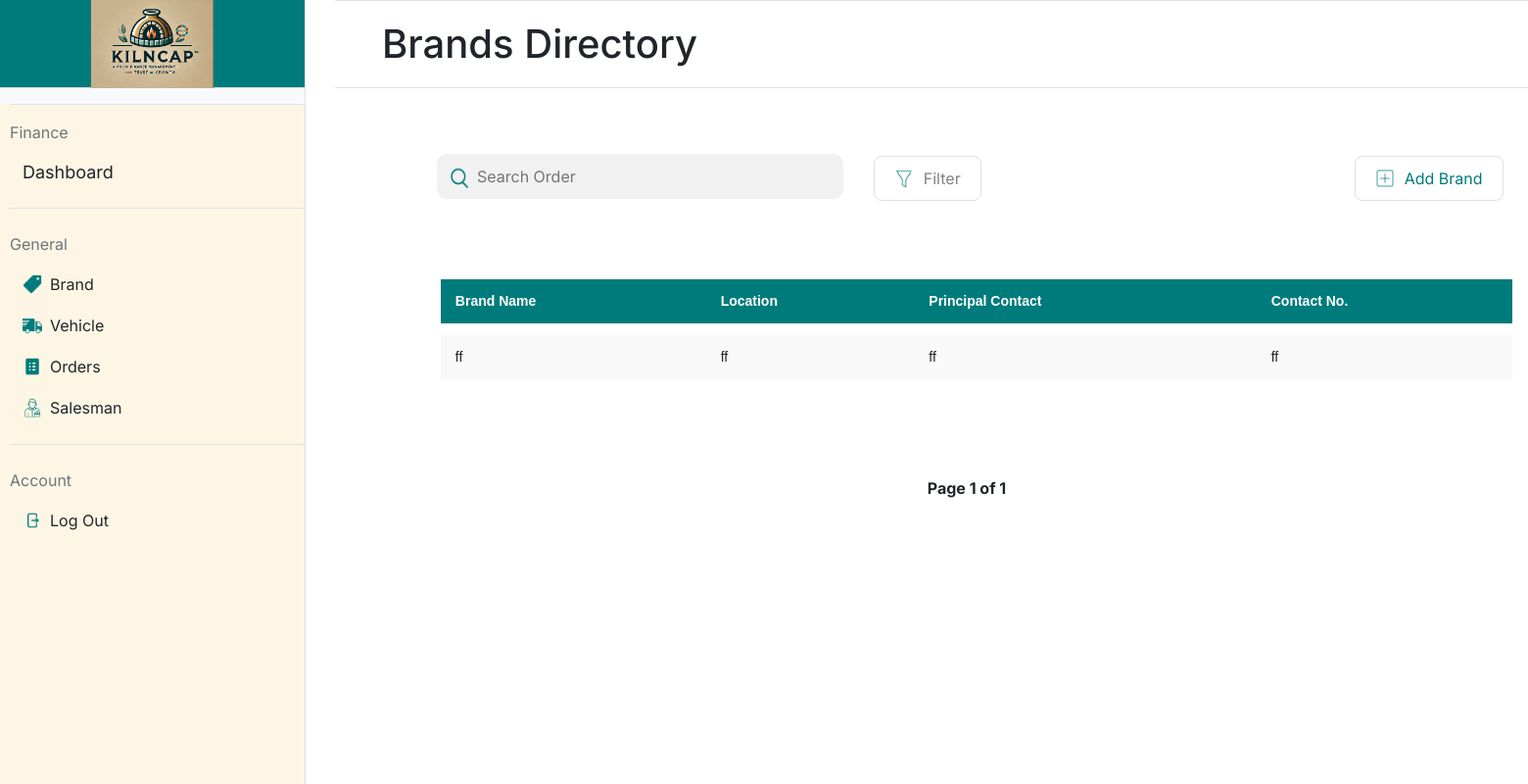
The page /brand on the database as committed earlier.
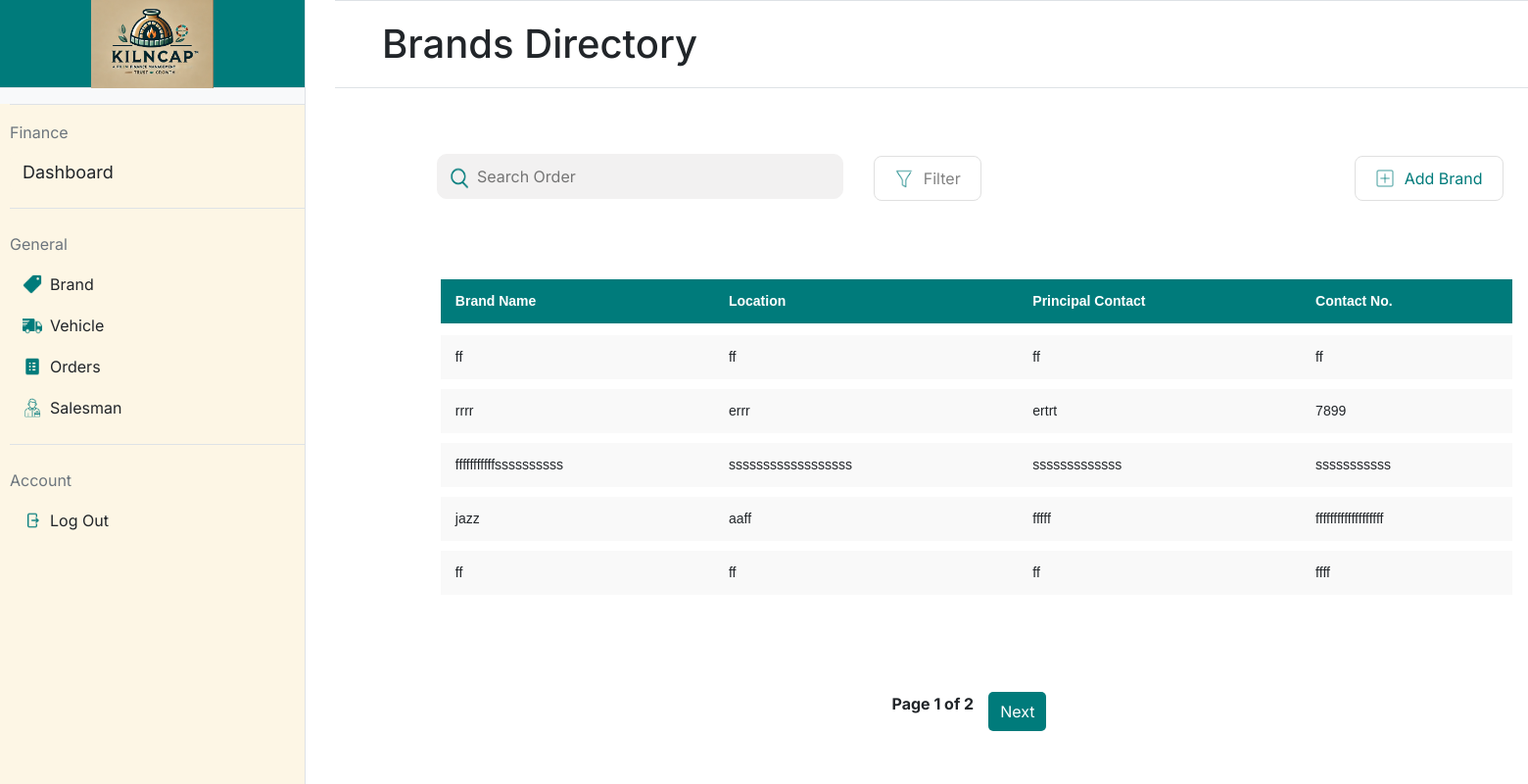
The same page on the database as committed later.
### app.py (models this page shows, shortened)
class Brand(db.Model):
    __tablename__ = 'brands'
    id = db.Column(db.Integer, primary_key=True, autoincrement=True)
    name = db.Column(db.String(30), nullable=False)
    location = db.Column(db.String(100), nullable=False)
    contact_no = db.Column(db.String(12), unique=True, nullable=False)
    principal_contact = db.Column(db.String(12), nullable=False)
    brick_types = db.relationship('BrickType', backref='brand', cascade="all, delete-orphan")

### app.py (the view)
@app.route('/brand', methods=['GET'])
def brand():
    page = request.args.get('page', 1, type=int)  # Get the current page number from the URL query parameter
    per_page = 5  # Number of brands to display per page
    brands_paginated = Brand.query.paginate(page=page, per_page=per_page)  # Query the brands with pagination
    return render_template('brand.html', brands=brands_paginated.items, pagination=brands_paginated)

### templates/brand.html (shortened to what this page needs)
{% extends "base.html" %}
{% block title %}
<link rel="stylesheet" href="static/brand.css">
{% endblock %}
{% block mainheading %}
Brands Directory
{% endblock %}
{% block maincontent %}
<div>
    <table style="padding-left: 5.5%;">
        <form action="{{ url_for('brand_list_buttons') }}" method="post">
            <td style="width:40%; padding-left: 85px;">
                    <div style="position: relative; width: 100%;">
                        <img src="/static/icons/search-icon.png"
                             alt="Search Icon"
                             style="position: absolute; left: 7px; top: 60%; transform: translateY(-50%); width: 30px; height: 30px;">
                        <input type="text"
                               placeholder="Search Order"
                               style="width: 100%; padding-left: 40px;">
                    </div>
                </td>
            <td style="width:10%;padding-left: 30px;padding-top:15px">
                <button class="styled-button" name="button"
                    value="filter_brand">
                    <img src="/static/icons/filter-icon.png" alt="Icon"
                        class="button-icon">
                    Filter
                </button>
            </td>
            <td style="padding-left: 380px;padding-top:15px">
                <button class="styled-button" name="button" value="add_brand">
                    <img src="/static/icons/add-icon.png" alt="Icon"
                        class="button-icon">
                    <div style="color:#007B7B">Add Brand</div>
                </button>
            </td>
        </form>
    </table>
    <div style="padding: 5.5%;">
        <table class="styled-table"
            style="padding-left: 20px; width: 100%; border-collapse: separate; border-spacing: 0 10px;">
            <thead>
                <tr>
                    <th>Brand Name</th>
                    <th>Location</th>
                    <th>Principal Contact</th>
                    <th>Contact No.</th>
                </tr>
            </thead>
            <tbody>
                {% for brand in brands %}
                <tr
                    data-url="{{ url_for('brand_details', brand_id=brand.id) }}"
                    onclick="redirectToDetails(this)" style="cursor: pointer;">
                    <td>{{ brand.name }}</td>
                    <td>{{ brand.location }}</td>
                    <td>{{ brand.principal_contact }}</td>
                    <td>{{ brand.contact_no }}</td>
                </tr>
                {% endfor %}
            </tbody>
        </table>
    </div>
    <div class="pagination">
        <span>Page {{ pagination.page }} of {{ pagination.pages }}</span>
        {% if pagination.has_next %}
        <a href="{{ url_for('brand', page=pagination.next_num) }}">Next</a>
        {% endif %}
    </div>
</div>
{% endblock %}

### templates/base.html (shortened to what this page needs)
<!DOCTYPE html>
<html lang="en">
<head>
    <link href="https://cdn.jsdelivr.net/npm/bootstrap@5.3.2/dist/css/bootstrap.min.css" rel="stylesheet">
    <link rel="stylesheet" href="{{ url_for('static', filename='styles.css') }}">
    {% block title %}{% endblock %}
</head>
<body class="pt-5">
    <div class="d-flex">
        <div class="sidebar bg-light border-end" style="width: 20%; min-height: 100vh;">
            <div id="logo_portion" class="text-center py-3 border-bottom">
                <img src="{{ url_for('static', filename='images/logo.png') }}" alt="Logo" style="height: 90px;">
            </div>
            <div id="sidebar_buttons" class="mt-3">
                <form action="{{ url_for('sidebar_buttons') }}" method="post">
                    <div class="mb-4 border-top border-bottom py-3">
                        <div class="text-secondary mb-2">Finance</div>
                        <button type="submit" id="dashboard" name="button" value="dashboard" class="btn btn-link w-100 text-start text-dark sidebar-btn">Dashboard</button>
                    </div>
                    <div class="mb-4 border-bottom pb-3">
                        <div class="text-secondary mb-2">General</div>
                        <button type="submit" name="button" value="brand" class="btn btn-link w-100 text-start text-dark d-flex align-items-center py-2 sidebar-btn">
                            <img src="{{ url_for('static', filename='icons/brand_icon.png') }}" alt="Brand Icon" class="me-2" style="height: 20px;">
                            Brand
                        </button>
                        <button type="submit" name="button" value="vehicle" class="btn btn-link w-100 text-start text-dark d-flex align-items-center py-2 sidebar-btn">
                            <img src="{{ url_for('static', filename='icons/truck-icon.png') }}" alt="Truck Icon" class="me-2" style="height: 20px;">
                            Vehicle
                        </button>
                        <button type="submit" name="button" value="orders" class="btn btn-link w-100 text-start text-dark d-flex align-items-center py-2 sidebar-btn">
                            <img src="{{ url_for('static', filename='icons/order-icon.png') }}" alt="Order Icon" class="me-2" style="height: 20px;">
                            Orders
                        </button>
                        <button type="submit" name="button" value="salesman" class="btn btn-link w-100 text-start text-dark d-flex align-items-center py-2 sidebar-btn">
                            <img src="{{ url_for('static', filename='icons/salesman-icon.png') }}" alt="Salesman Icon" class="me-2" style="height: 20px;">
                            Salesman
                        </button>
                    </div>
                    <div>
                        <div class="text-secondary mb-2">Account</div>
                        <button type="submit" name="button" value="logout" class="btn btn-link w-100 text-start text-dark d-flex align-items-center py-2 sidebar-btn">
                            <img src="{{ url_for('static', filename='icons/logout-icon.png') }}" alt="Logout Icon" class="me-2" style="height: 20px;">
                            Log Out
                        </button>
                    </div>
                </form>
            </div>
        </div>
        <div class="restdashboard flex-grow-1" style="width: 1300px;">
            <div id="mainheading" class="position-fixed w-100 top-0 z-2 d-flex align-items-center border-top border-bottom bg-white px-5 py-2" style="height: 90px; transform: translateX(5px);">
                <h1 class="mb-0">
                    {% block mainheading %}{% endblock %}
                </h1>
            </div>
            <div class="mt-5 pt-5 px-4">
                {% block maincontent %}{% endblock %}
            </div>
        </div>
    </div>
</body>
</html>

### static/styles.css (style rules this page uses)
body { font-family:'Inter'; margin: 0; height: 100vh; display: flex; }
.sidebar { position: fixed; top: 0; left: 0; z-index: 2; width: 20%; border:none; height: 100%; }
.sidebar-btn { text-decoration: none !important; }
#sidebar_buttons { height:100%; background-color: #FDF6E5; padding-left: 10px; }
#logo_portion { height: 90px; display: flex; justify-content: center; align-items: center; background-color:#007B7B; }
#dashboard { display: flex; width: 100%; max-width: 1200px; background-color: #FDF6E5; border-radius: 8px; overflow: hidden; font-size: 18px; }
.restdashboard { width: 80%; background-color: #FFFFFF; margin-left: 337px; }
input[type="text"], input[type="password"] { width: 100%; padding: 10px; margin-top: 10px; background-color:#F2F1F1 ; border: 1px solid #F2F1F1; border-radius: 10px; }

### static/brand.css (style rules this page uses)
body { font-family: "Inter"; margin: 0; height: 100vh; display: flex; }
.styled-button { display: flex; align-items: center; padding: 10px 20px; font-size: 16px; background-color: #ffffff; color: #828282; border: 1px #e0e0e0 solid; border-radius: 8px; cursor: pointer; outline: none; }
.button-icon { height: 20px; margin-right: 10px; }
.styled-table { width: 500px; border-collapse: separate; border-spacing: 0 10px; font-family: Arial, sans-serif; font-size: 14px; }
.styled-table thead tr { background-color: #007b7b; color: white; text-align: left; height: 40px; }
.styled-table th, .styled-table td { padding: 12px 15px; }
.styled-table tbody tr { background-color: #f9f9f9; border-bottom: 1px solid #dddddd; }
.styled-table tbody tr:last-of-type { border-bottom: none; }
.styled-table th { border-bottom: 2px solid white; font-weight: bold; }
.pagination { display: flex; justify-content: center; margin: 20px 0; }
.pagination a { margin: 0 5px; padding: 8px 12px; text-decoration: none; color: white; background-color: #007b7b; border-radius: 5px; }
.pagination span { margin: 0 10px; font-weight: bold; }

Rows that differ between the two databases and show on the page:
added Brand: name "rrrr", location "errr", principal_contact "ertrt", contact_no "7899"
added Brand: name "fffffffffffssssssssss", location "ssssssssssssssssss", principal_contact "sssssssssssss", contact_no "sssssssssss"
added Brand: name "jazz", location "aaff", principal_contact "fffff", contact_no "fffffffffffffffffff"
added Brand: name "ff", location "ff", principal_contact "ff", contact_no "ffff"
Other text that changed with them:
{{ pagination.pages }}: "1" → "2"
text now shown: "Next"
